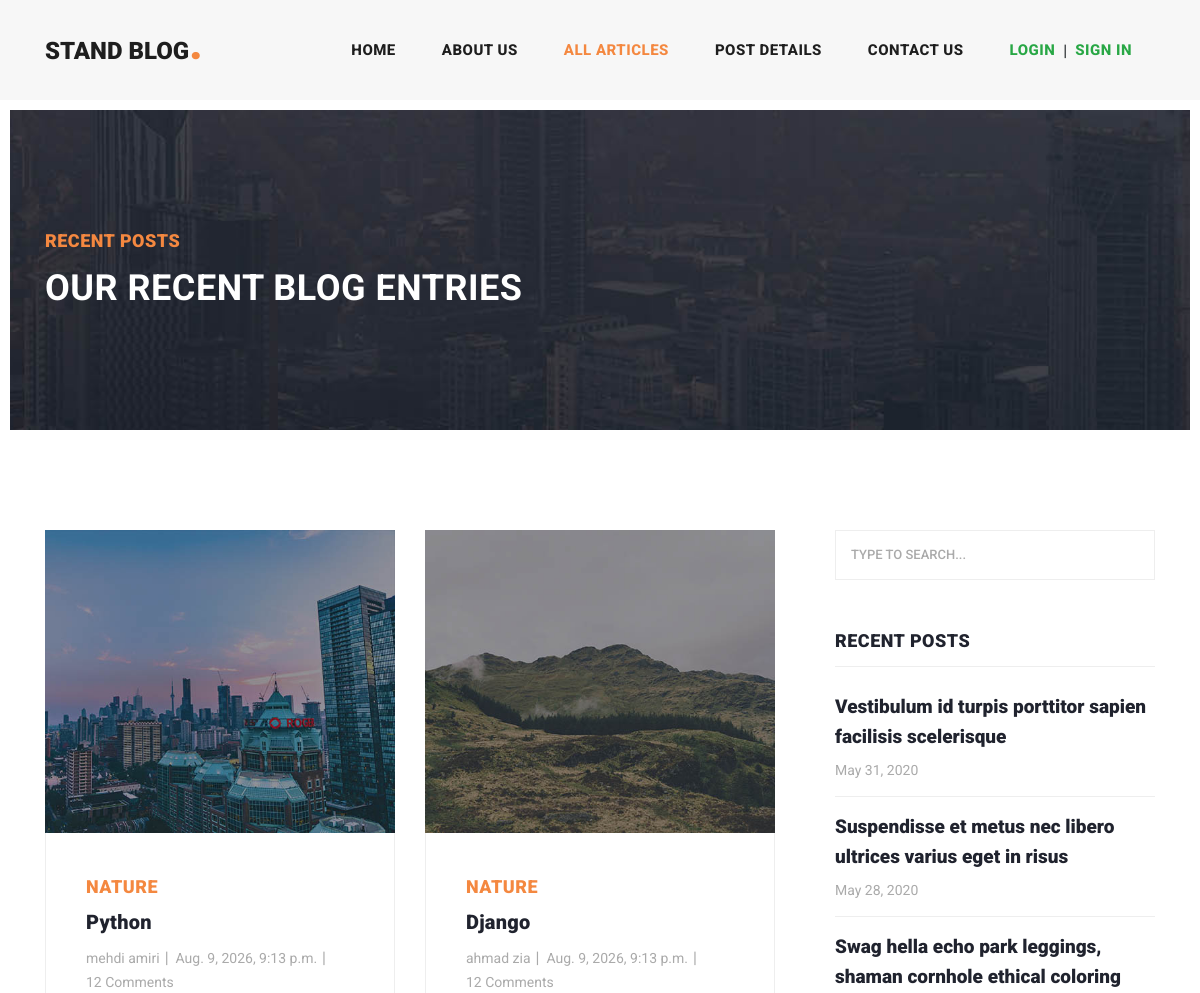
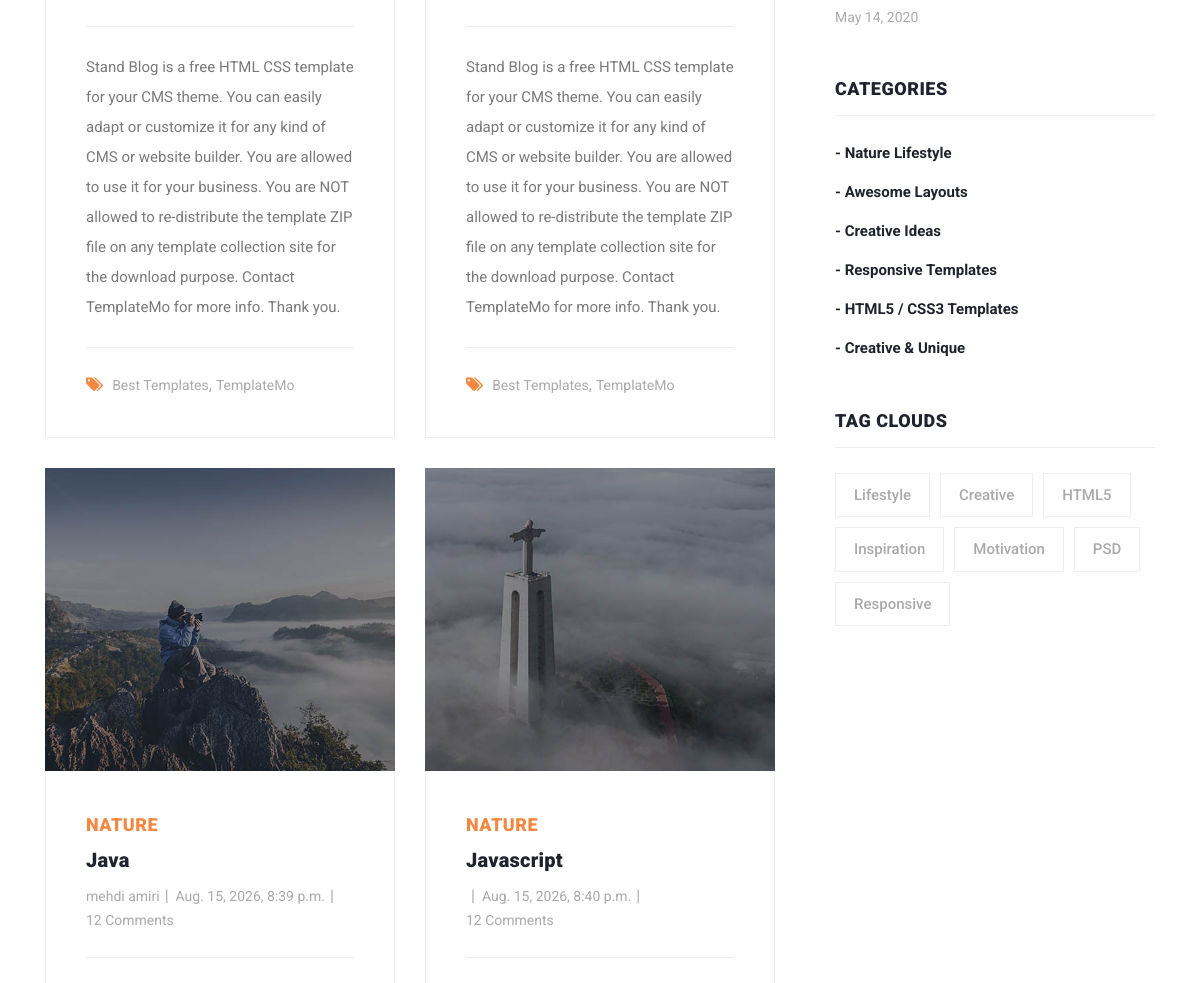
/articles/list (upper part), run on an earlier commit of the app's database (2 pictures, top to bottom).
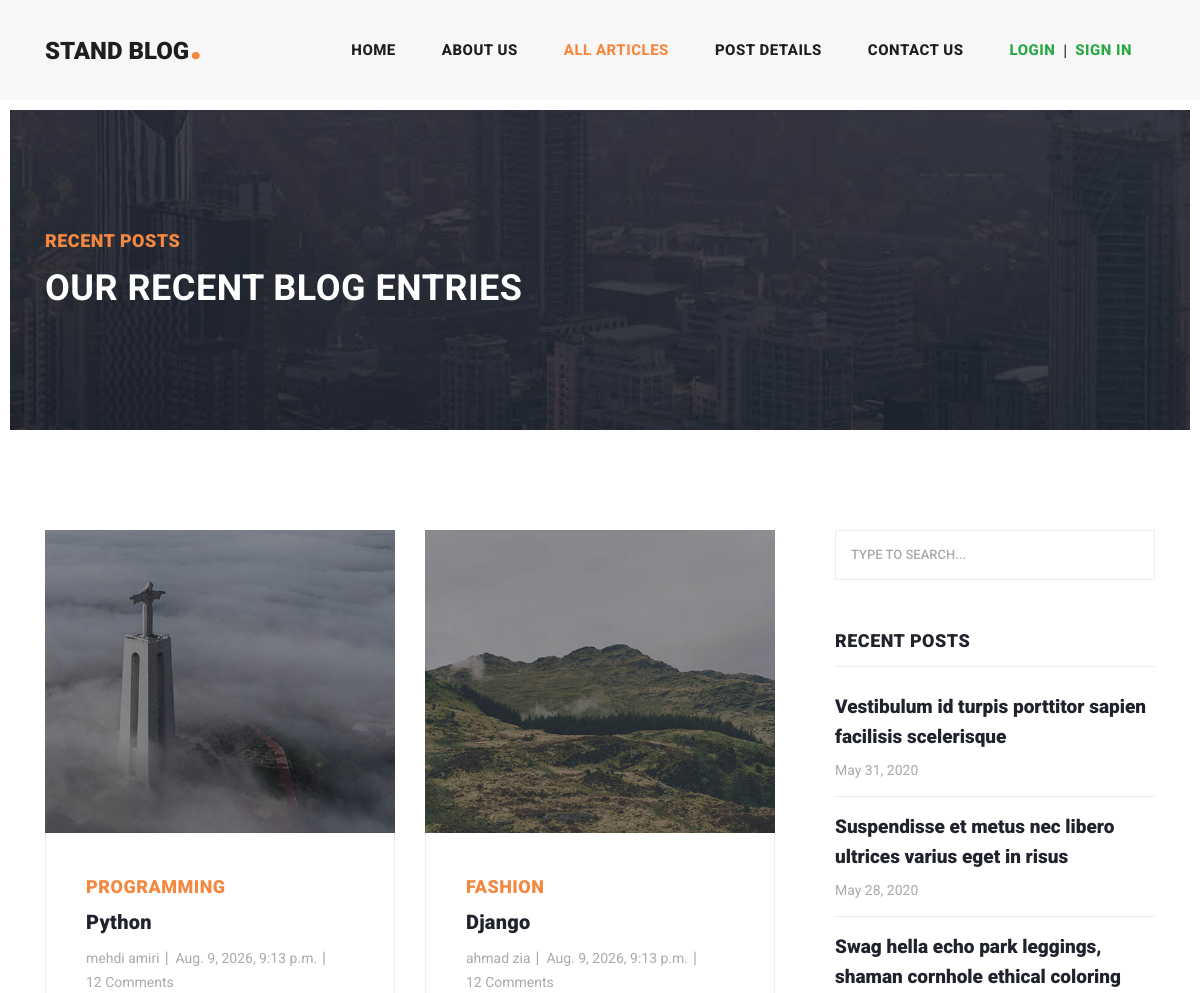
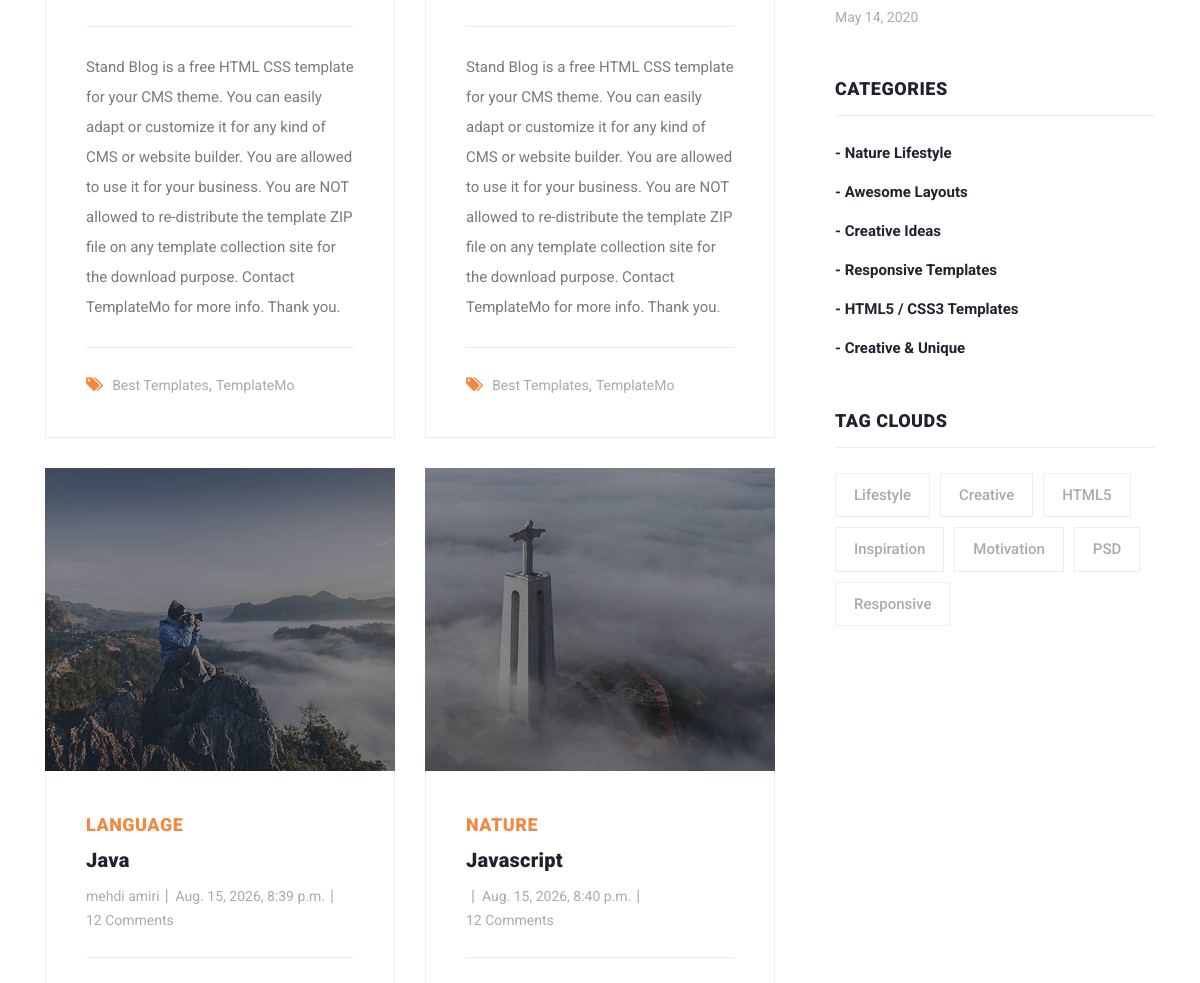
And on a later commit of the database (2 pictures, top to bottom).
### blog/models.py (models this page shows, shortened)
class Article(models.Model):
    author = models.ForeignKey(User, on_delete=models.CASCADE)
    category = models.ManyToManyField(Caregory)
    title = models.CharField(max_length=70)
    body = models.TextField()
    image = models.ImageField(upload_to='images/articles')
    created = models.DateTimeField(auto_now_add=True)
    updated = models.DateTimeField(auto_now=True)
    status = models.BooleanField(default=True)
    published = models.BooleanField(default=True)
    slug = models.SlugField(blank=True, unique=True)
    def get_absolut_url(self):
        return reverse('blog:article_detail', args=[self.slug])

class Caregory(models.Model):
    title = models.CharField(max_length=100)
    created = models.DateTimeField(auto_now_add=True)
    def __str__(self):
        return self.title

### blog/views.py (the view)
# urls.py: path('list', views.articles_list, name='articles_list')
def articles_list(request):
    articles = Article.objects.all()
    return render(request, 'blog/articles_list.html', {'articles' : articles})

### blog/templates/blog/articles_list.html (shortened to what the changed rows need)
{% extends 'base.html' %}
{% load static %}
{% block content %}
    <div class="heading-page header-text">
        <section class="page-heading">
            <div class="container">
                <div class="row">
                    <div class="col-lg-12">
                        <div class="text-content">
                            <h2>Our Recent Blog Entries</h2>
                        </div>
                    </div>
                </div>
            </div>
        </section>
    </div>
    <section class="blog-posts grid-system">
        <div class="container">
            <div class="row">
                <div class="col-lg-8">
                    <div class="all-blog-posts">
                        <div class="row">
                            {% for article in articles %}
                                <div class="col-lg-6">
                                    <div class="blog-post">
                                        <div class="blog-thumb">
                                            <img src="{{ article.image.url }}" alt="{{ article.title }}">
                                        </div>
                                        <div class="down-content">
                                            <span>{{ article.category.first }}</span>
                                            <a href="{{ article.get_absolut_url }}"><h4>{{ article.title }}</h4></a>
                                            <ul class="post-info">
                                                <li><a href="#">{{ article.author.get_full_name }}</a></li>
                                                <li><a href="#">{{ article.created }}</a></li>
                                                <li><a href="#">12 Comments</a></li>
                                            </ul>
                                            <p>{{ article.body }}</p>
                                            <div class="post-options">
                                                <div class="row">
                                                    <div class="col-lg-12">
                                                        <ul class="post-tags">
                                                            <li><i class="fa fa-tags"></i></li>
                                                            <li><a href="#">Best Templates</a>,</li>
                                                            <li><a href="#">TemplateMo</a></li>
                                                        </ul>
                                                    </div>
                                                </div>
                                            </div>
                                        </div>
                                    </div>
                                </div>
                            {% endfor %}
                        </div>
                    </div>
                </div>
                <div class="col-lg-4">
                    <div class="sidebar">
                        <div class="row">
                            <div class="col-lg-12">
                                <div class="sidebar-item recent-posts">
                                    <div class="sidebar-heading">
                                        <h2>Recent Posts</h2>
                                    </div>
                                </div>
                            </div>
                            <div class="col-lg-12">
                                <div class="sidebar-item categories">
                                    <div class="sidebar-heading">
                                        <h2>Categories</h2>
                                    </div>
                                </div>
                            </div>
                            <div class="col-lg-12">
                                <div class="sidebar-item tags">
                                    <div class="sidebar-heading">
                                        <h2>Tag Clouds</h2>
                                    </div>
                                </div>
                            </div>
                        </div>
                    </div>
                </div>
            </div>
        </div>
    </section>
{% endblock %}

What changed in the data, as far as the page shows it:
changed Article "Python": image: a different picture; category.first "NATURE" → "PROGRAMMING"
changed Article "Django": category.first "NATURE" → "FASHION"
changed Article "Java": category.first "NATURE" → "LANGUAGE"
